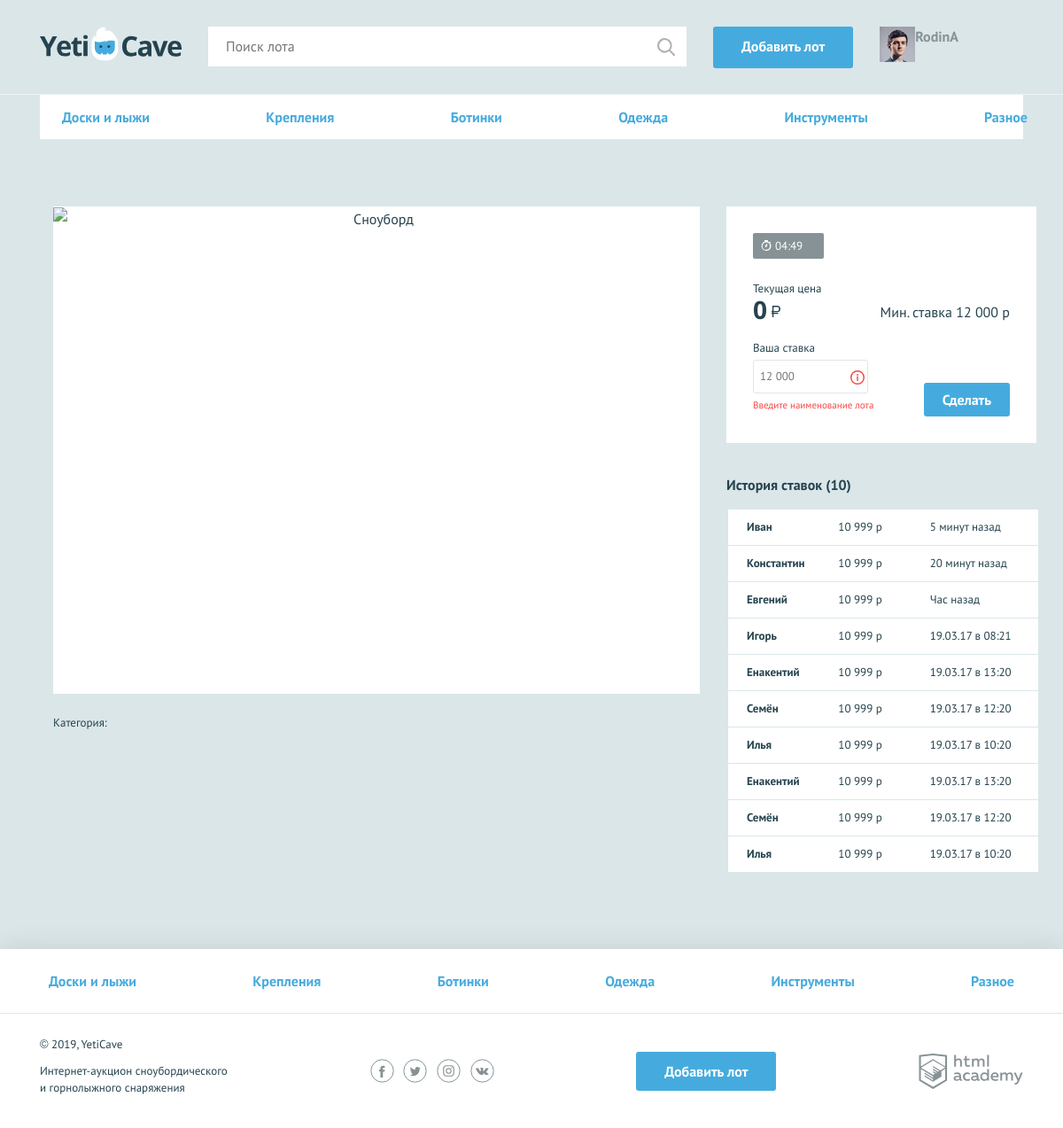
Screenshot of /lot.php with the database file from the repository.
### tables this page shows
CREATE TABLE `category` (
  `id_category` int(11) NOT NULL,
  `catg_name` varchar(50) NOT NULL
);

### conn.php (called while the page is built, shortened)
<?php
$link = mysqli_connect('localhost', 'root', '','yeticrave');
mysqli_set_charset($link, 'utf8');
if (!$link) {
    $error = mysqli_connect_error();
    $content = include_template('error.php', ['error' => $error]);
}
else {
    $sql = 'SELECT * FROM category';
    $result = mysqli_query($link, $sql);
    if ($result) {
        $cat = mysqli_fetch_all($result, MYSQLI_ASSOC);
    }
    else {
        $error = mysqli_error($link);
        $content = include_template('error.php', ['error' => $error]);
    }
}

### templates/lot.php (the view, shortened to what this page needs)
<nav class="nav">
    <ul class="nav__list container">
        <?
        foreach ($cat as $catd)
        {
            ?>
            <li class="nav__item">
                <a href="all-lots.html"><?=$catd['catg_name']?></a>
            </li>
            <?
        }
        ?>
    </ul>
</nav>
<section class="lot-item container">
    <h2><?=$lot['lot_name']?></h2>
    <div class="lot-item__content">
        <div class="lot-item__left">
            <div class="lot-item__image">
                <img src="../<?=$lot['img']?>" width="730" height="548" alt="Сноуборд">
            </div>
            <p class="lot-item__category">Категория: <span><?=$lot['catg_name']?></span></p>
        </div>
        <div class="lot-item__right">
            <div class="lot-item__state">
                <div class="lot-item__timer timer">
                    <?=time_stop()?>
                </div>
                <div class="lot-item__cost-state">
                    <div class="lot-item__rate">
                        <span class="lot-item__amount">Текущая цена</span>
                        <span class="lot-item__cost"><?=num_format($lot['start_price'])?></span>
                    </div>
                    <div class="lot-item__min-cost">
                        Мин. ставка <span>12 000 р</span>
                    </div>
                </div>
                <form class="lot-item__form" action="https://echo.htmlacademy.ru" method="post" autocomplete="off">
                    <p class="lot-item__form-item form__item form__item--invalid">
                        <label for="cost">Ваша ставка</label>
                        <input id="cost" type="text" name="cost" placeholder="12 000">
                        <span class="form__error">Введите наименование лота</span>
                    </p>
                    <button type="submit" class="button">Сделать ставку</button>
                </form>
            </div>
            <div class="history">
                <h3>История ставок (<span>10</span>)</h3>
                <table class="history__list">
                    <tr class="history__item">
                        <td class="history__name">Иван</td>
                        <td class="history__price">10 999 р</td>
                        <td class="history__time">5 минут назад</td>
                    </tr>
                    <tr class="history__item">
                        <td class="history__name">Константин</td>
                        <td class="history__price">10 999 р</td>
                        <td class="history__time">20 минут назад</td>
                    </tr>
                    <tr class="history__item">
                        <td class="history__name">Евгений</td>
                        <td class="history__price">10 999 р</td>
                        <td class="history__time">Час назад</td>
                    </tr>
                    <tr class="history__item">
                        <td class="history__name">Игорь</td>
                        <td class="history__price">10 999 р</td>
                        <td class="history__time">19.03.17 в 08:21</td>
                    </tr>
                    <tr class="history__item">
                        <td class="history__name">Енакентий</td>
                        <td class="history__price">10 999 р</td>
                        <td class="history__time">19.03.17 в 13:20</td>
                    </tr>
                    <tr class="history__item">
                        <td class="history__name">Семён</td>
                        <td class="history__price">10 999 р</td>
                        <td class="history__time">19.03.17 в 12:20</td>
                    </tr>
                    <tr class="history__item">
                        <td class="history__name">Илья</td>
                        <td class="history__price">10 999 р</td>
                        <td class="history__time">19.03.17 в 10:20</td>
                    </tr>
                    <tr class="history__item">
                        <td class="history__name">Енакентий</td>
                        <td class="history__price">10 999 р</td>
                        <td class="history__time">19.03.17 в 13:20</td>
                    </tr>
                    <tr class="history__item">
                        <td class="history__name">Семён</td>
                        <td class="history__price">10 999 р</td>
                        <td class="history__time">19.03.17 в 12:20</td>
                    </tr>
                    <tr class="history__item">
                        <td class="history__name">Илья</td>
                        <td class="history__price">10 999 р</td>
                        <td class="history__time">19.03.17 в 10:20</td>
                    </tr>
                </table>
            </div>
        </div>
    </div>
</section>

### templates/layout.php (shortened to what this page needs)
<!DOCTYPE html>
<html lang="ru">
<head>
    <link href="../css/normalize.min.css" rel="stylesheet">
    <link href="../css/style.css" rel="stylesheet">
</head>
<body>
<div class="page-wrapper">
    <header class="main-header">
        <div class="main-header__container container">
            <a class="main-header__logo">
                <img src="../img/logo.svg" width="160" height="39" alt="Логотип компании YetiCave">
            </a>
            <form class="main-header__search" method="get" action="https://echo.htmlacademy.ru" autocomplete="off">
                <input type="search" name="search" placeholder="Поиск лота">
                <input class="main-header__search-btn" type="submit" name="find" value="Найти">
            </form>
            <a class="main-header__add-lot button" href="pages/add-lot.html">Добавить лот</a>
            <nav class="user-menu">
                <?php
                if ($is_auth):
                    ?>
                    <div class="user-menu__image">
                        <img src="img/user.jpg" width="40" height="40" alt="Пользователь">
                    </div>
                    <div class="user-menu__logged">
                        <p><?=$user_name ?></p>
                    </div>
                <? endif; ?>
            </nav>
        </div>
    </header>
    <main class="container">
       <?=$content?>
    </main>
</div>
<footer class="main-footer">
    <nav class="nav">
        <ul class="nav__list container">
            <?
            foreach ($cat as $catd)
            {
                ?>
                <li class="nav__item">
                    <a href="pages/all-lots.html"><?=$catd["catg_name"] ?></a>
                </li>
                <?
            }
            ?>
        </ul>
    </nav>
    <div class="main-footer__bottom container">
        <div class="main-footer__copyright">
            <p>© 2019, YetiCave</p>
            <p>Интернет-аукцион сноубордического и горнолыжного снаряжения</p>
        </div>
        <div class="main-footer__social social">
            <a class="social__link social__link--facebook" href="#">
            </a>
            <a class="social__link social__link--twitter" href="#">
            </a>
            <a class="social__link social__link--instagram" href="#">
            </a>
            <a class="social__link social__link--vkontakte" href="#">
            </a>
        </div>
        <a class="main-footer__add-lot button" href="add-lot.html">Добавить лот</a>
        <div class="main-footer__developed-by">
            <a class="logo-academy" href="https://htmlacademy.ru/intensive/php">
            </a>
        </div>
    </div>
</footer>
</body>
</html>

### rows the page displays
category: catg_name "Доски и лыжи"
category: catg_name "Крепления"
category: catg_name "Ботинки"
category: catg_name "Одежда"
category: catg_name "Инструменты"
category: catg_name "Разное"

### other values shown
$user_name "RodinA"
time_stop() "04:49"
num_format($lot['start_price']) "0"
